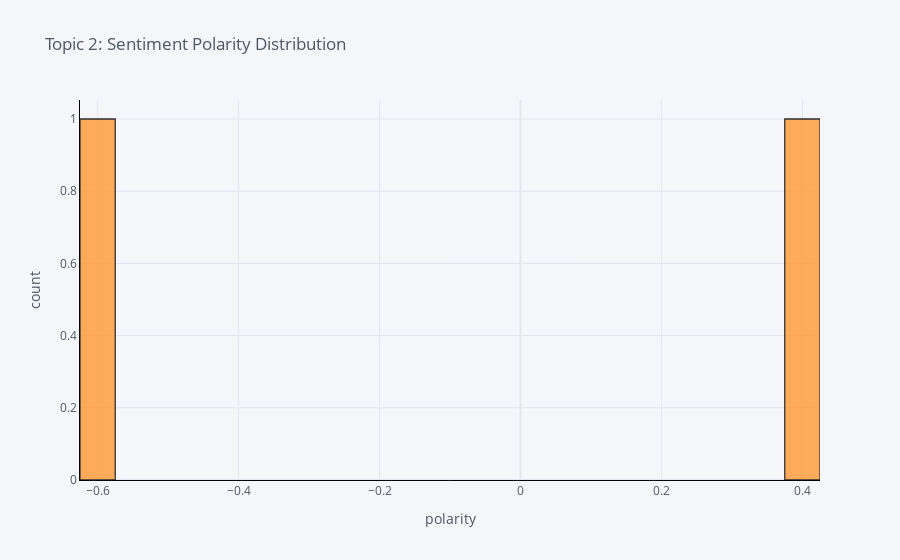

Notebook cell for this chart:
### Code cell
plot_model(comments, plot='sentiment', topic_num = 'Topic 2')

### Figure 1 — Plotly figure (JSON) as saved in the notebook; plotly's stock layout.template omitted (floating-point values rounded to 4 significant figures)
{"data": [{"histfunc": "count", "histnorm": "", "marker": {"color": "rgba(255, 153, 51, 1.0)", "line": {"color": "#000000", "width": 1.3}}, "name": "Comments", "nbinsx": 50, "opacity": 0.8, "orientation": "v", "x": [0.4, -0.6], "type": "histogram"}], "layout": {"barmode": "overlay", "legend": {"bgcolor": "#F5F6F9", "font": {"color": "#4D5663"}}, "paper_bgcolor": "#F5F6F9", "plot_bgcolor": "#F5F6F9", "title": {"font": {"color": "#4D5663"}, "text": "Topic 2: Sentiment Polarity Distribution"}, "xaxis": {"gridcolor": "#E1E5ED", "linecolor": "black", "showgrid": true, "tickfont": {"color": "#4D5663"}, "title": {"font": {"color": "#4D5663"}, "text": "polarity"}, "zerolinecolor": "#E1E5ED"}, "yaxis": {"gridcolor": "#E1E5ED", "linecolor": "black", "showgrid": true, "tickfont": {"color": "#4D5663"}, "title": {"font": {"color": "#4D5663"}, "text": "count"}, "zerolinecolor": "#E1E5ED"}}}
